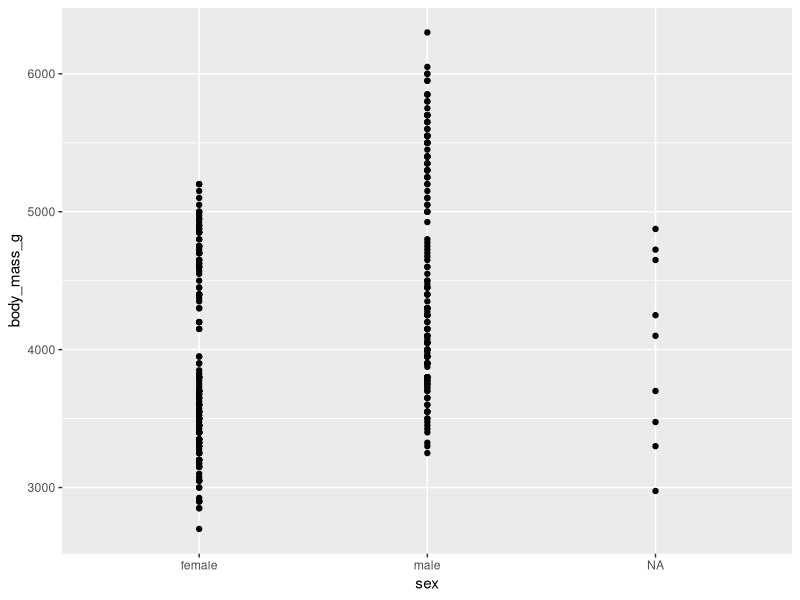
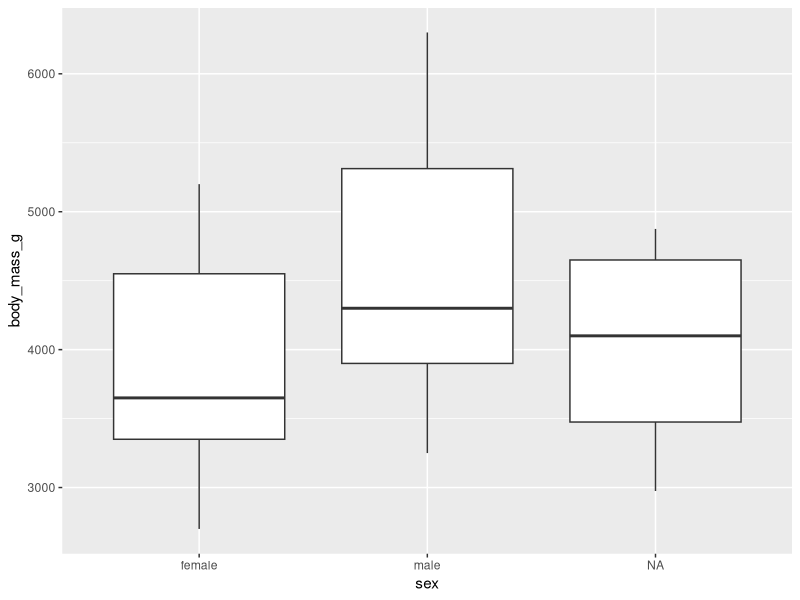
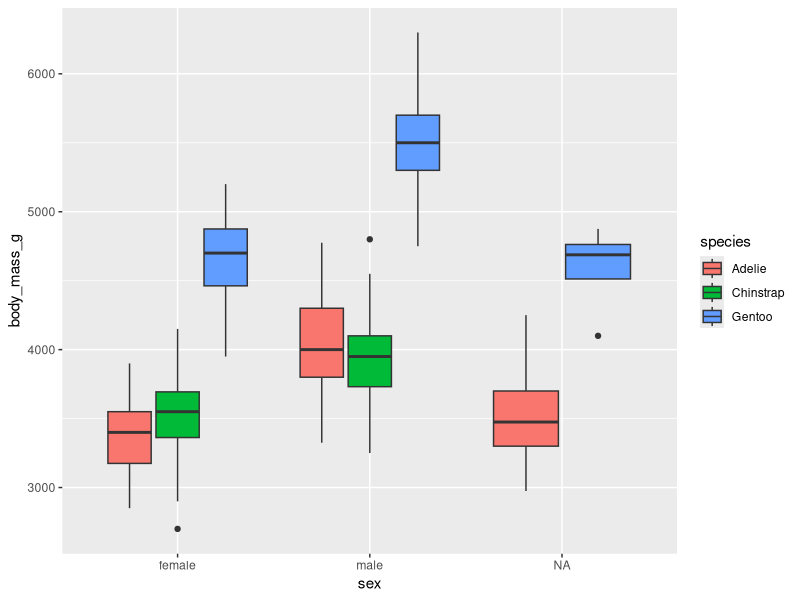

Here is the R script that generated these plots, in order:
## ---- chunk 1
library(tidyverse)
library(palmerpenguins)
penguins <- palmerpenguins::penguins
## ---- chunk 2
glimpse(penguins)
## ---- chunk 3
#| fig-height: 4.5
ggplot(data = penguins, aes(x = sex, y = body_mass_g)) + 
  geom_point()
## ---- chunk 4
#| code-line-numbers: "2"
#| fig-height: 4.5

ggplot(data = penguins, aes(x = sex, y = body_mass_g)) +
  geom_boxplot()
## ---- chunk 5
#| code-line-numbers: "2"
#| fig-height: 3.5

ggplot(data = penguins, aes(x = sex, y = body_mass_g)) +
  geom_boxplot(aes(fill = species))
## ---- chunk 6
#| echo: false
#| fig-height: 3.5
